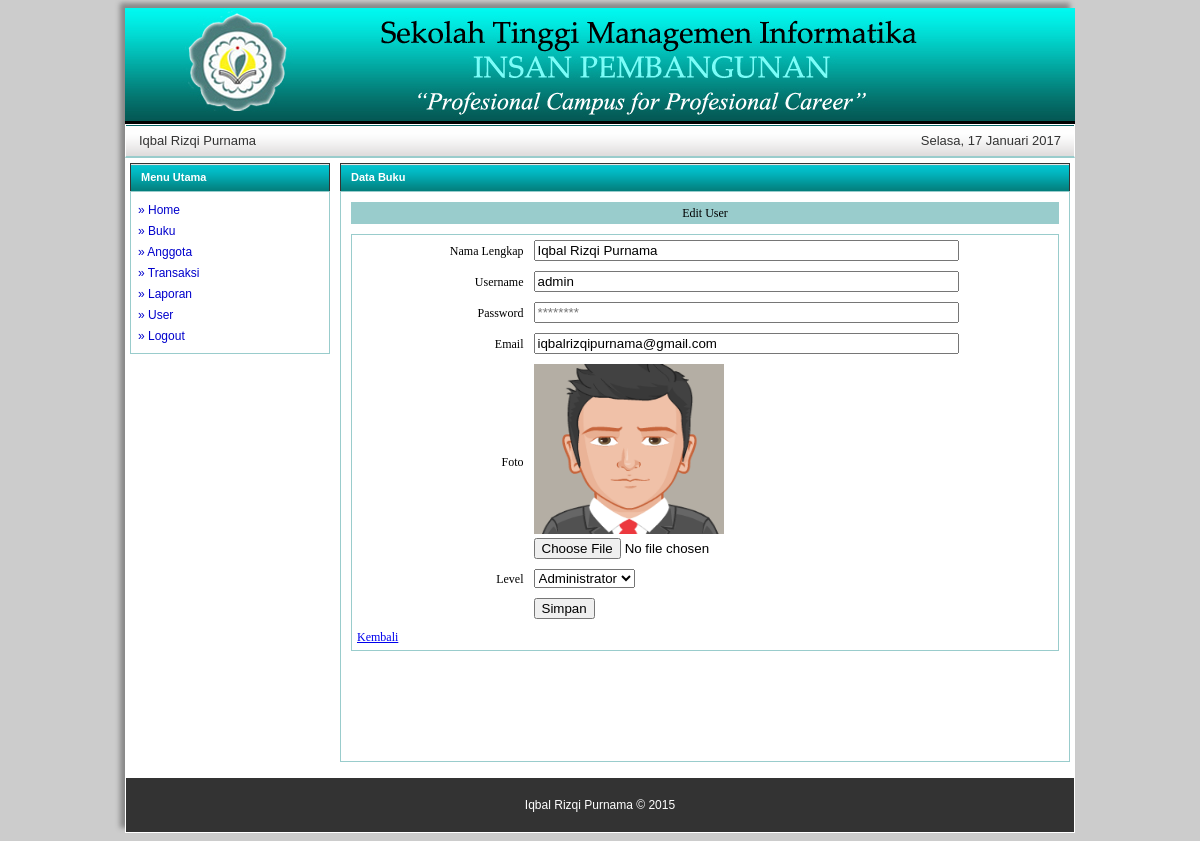
/admin/index.php?page=user_edit&id=1 (signed in), run on the app's committed database.
### tables this page shows
CREATE TABLE `tbl_user` (
  `id` int(3) NOT NULL,
  `nama` varchar(200) NOT NULL,
  `username` varchar(50) NOT NULL,
  `password` varchar(200) NOT NULL,
  `email` varchar(100) NOT NULL,
  `foto` varchar(50) NOT NULL,
  `level` enum('admin','user') NOT NULL
);

### admin/user_edit.php (the view, shortened to what this page needs)
  <?php
  $id = $_GET['id'];
  $query = "SELECT * FROM tbl_user WHERE id=$id";
  $sql = mysql_query($query);
  $data = mysql_fetch_array($sql);
  $nama = $data['nama'];
  $username = $data['username'];
  $email = $data['email'];
  $foto = $data['foto'];
  $level = $data['level'];
  ?>
<div id="menu-tengah">
   	<div id="bg_menu">Data Buku
   	</div>
   	<div id="content_menu">
       <div id="menu_header">
       	<table width="100%" height="100%" style="background-color:#9cc;">
           	<tr>
               	<td align="center">Edit User</td>
               </tr>
           </table>
   	</div>
  	    <div class="table_input">
       <form action="?page=user_proses_edit" method="post">
  	      <table width="100%" height="80%" align="center" cellspacing="0" cellpadding="5">
  	        <tbody>
           	<tr>
               	<td width="25%" align="right">Nama Lengkap</td>
                   <td><input type="text" name="nama" size="50%" value="<?=$nama?>" required></td>
               </tr>
               <tr>
               	<td width="20%" align="right">Username</td>
                   <td><input type="text" name="username" size="50%" value="<?=$username?>" required></td>
               </tr>
               <tr>
               	<td width="20%" align="right">Password</td>
                   <td><input type="password" name="password" size="50%" placeholder="********" required></td>
               </tr>
               <tr>
               	<td width="20%" align="right">Email</td>
                   <td><input type="text" name="email" size="50%" value="<?=$email?>" required></td>
               </tr>
               <tr>
               	<td width="20%" align="right">Foto</td>
                   <td><img src="../images/<?=$foto?>" width="190" height="170"><br>
                   <input type="file" name="foto" value="<?=$foto?>"></td>
               </tr>
               <tr>
               	<td width="20%" align="right">Level</td>
                   <td><select name="level">
                           <option value="admin" <?php if($level=='admin'){echo "selected"; } ?>>Administrator</option>
                   	</select>
                   </td>
               </tr>
               <tr>
               	<td></td>
                   <td><input type="submit" value="Simpan"></td>
               </tr>
               <tr>
                   <td><a href="?page=user">Kembali</td>
               </tr>
           </tbody>
         </table>
         </form>
	      </div>
  	  </div>
   </div>

### images/style.css (style rules this page uses)
body { background-color: #CCC; font-family:Tahoma, Geneva, sans-serif; font-size: 14px; }
#menu-tengah { margin:5px; width:730px; float:left; }
#bg_menu { background-color: #ccc; background-image:url(../images/menu-biru.gif); border:1px solid #333; border-bottom:0px; padding:7px; padding-left:10px; color:#ffffff; font-weight:bold; font-size:11px; height:13px; }
#content_menu { background-color: #FFF; border: 1px solid #9CC; line-height: 16px; padding: 3px; margin-bottom: 10px; font-size:14px; padding:10px; }
#menu_header { font-size:12px; font-family:Georgia, "Times New Roman", Times, serif; border-collapse: collapse; overflow: hidden; margin-bottom:10px; }
.table_input { background-color:#FFF; font-size:12px; font-family:Georgia, "Times New Roman", Times, serif; border-collapse: collapse; border: 1px solid #9cc; overflow: hidden; margin-bottom:100px; }

### data on the page
tbl_user: nama "Iqbal Rizqi Purnama", username "admin", email "iqbalrizqipurnama@gmail.com", foto (picture), level "Administrator"

### other printed values
$_SESSION['nama'] "Iqbal Rizqi Purnama"
